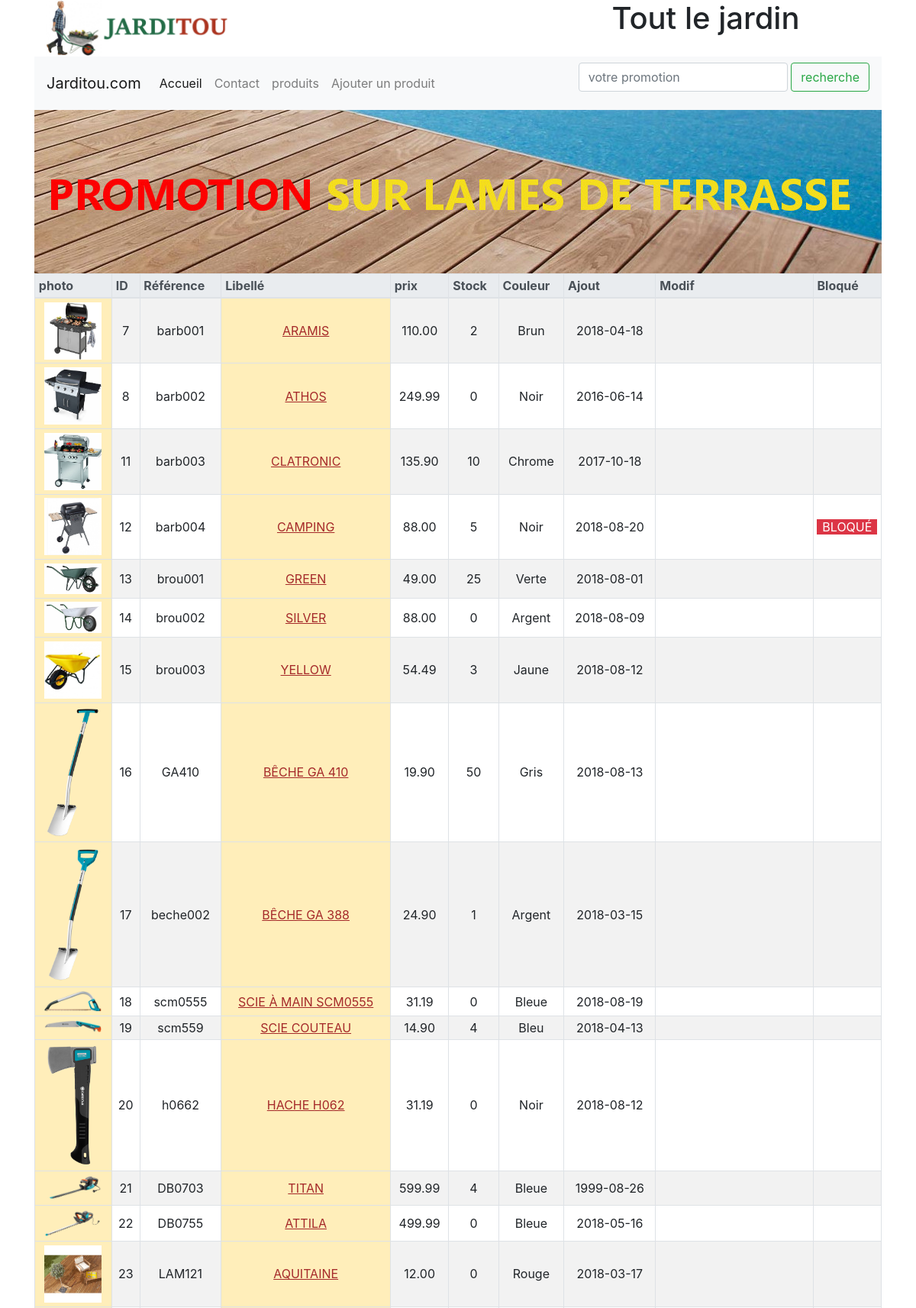
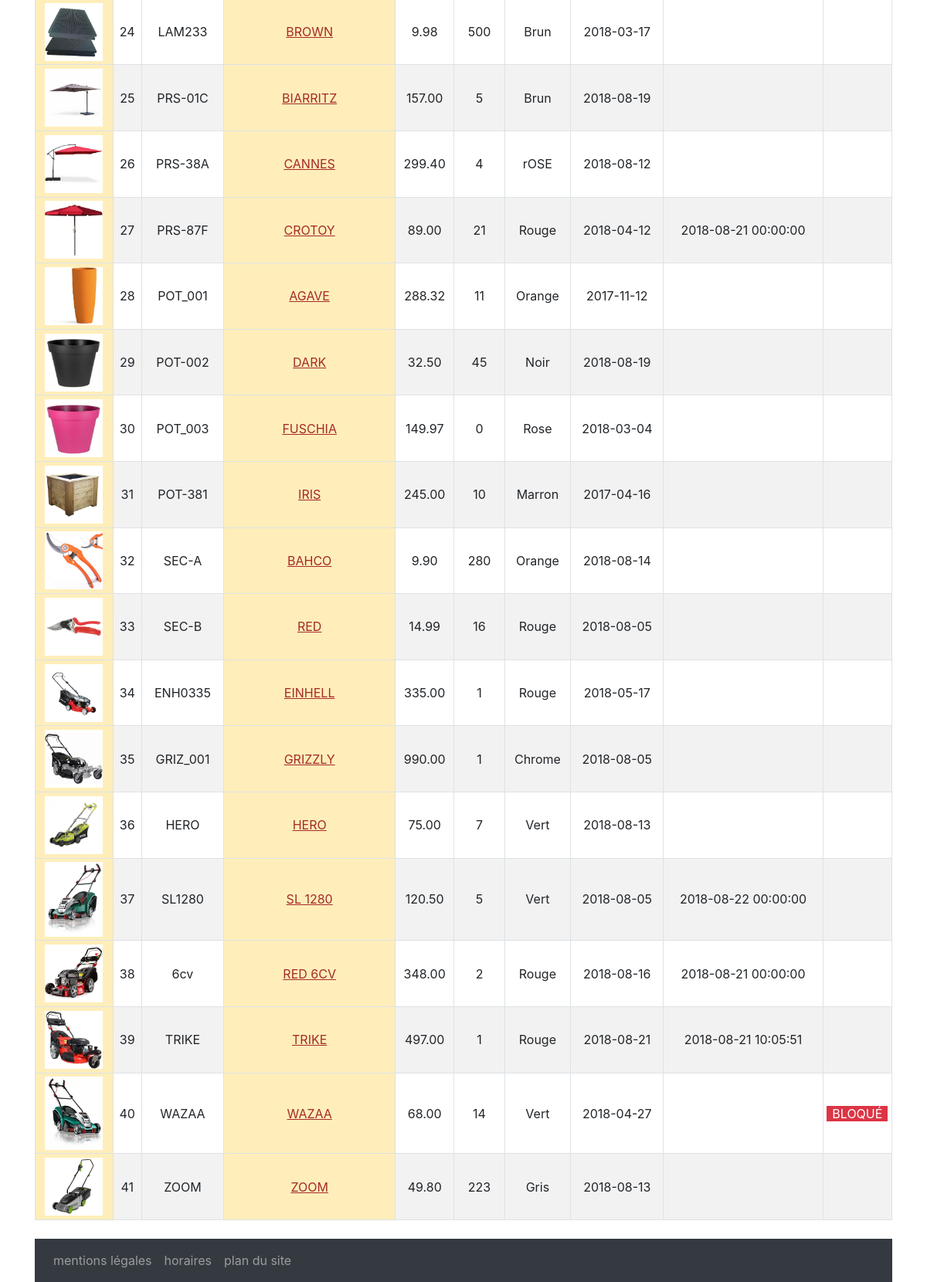
Screenshot of /serveur/php/jarditou-V2/tableau.php with the database file from the repository (2 pictures, top to bottom).
### tables this page shows
CREATE TABLE IF NOT EXISTS `produits` (
  `pro_id` int(10) UNSIGNED NOT NULL AUTO_INCREMENT COMMENT 'Clé de la table produits',
  `pro_cat_id` int(10) UNSIGNED NOT NULL COMMENT 'Catégorie du produit',
  `pro_ref` varchar(10) NOT NULL COMMENT 'Référence produit',
  `pro_libelle` varchar(200) NOT NULL COMMENT 'Nom du produit',
  `pro_description` varchar(1000) DEFAULT NULL COMMENT 'Description du produit',
  `pro_prix` decimal(6,2) UNSIGNED NOT NULL COMMENT 'Prix ',
  `pro_stock` int(11) NOT NULL DEFAULT '0' COMMENT 'Nombre d''unités en stock',
  `pro_couleur` varchar(30) DEFAULT NULL COMMENT 'Couleur',
  `pro_photo` varchar(4) DEFAULT 'jpg' COMMENT 'Extension de la photo',
  `pro_d_ajout` date NOT NULL COMMENT 'Date d''ajout',
  `pro_d_modif` datetime DEFAULT NULL COMMENT 'Date de modification',
  `pro_bloque` tinyint(1) DEFAULT NULL COMMENT 'Bloquer le produit à la vente',
  PRIMARY KEY (`pro_id`),
  UNIQUE KEY `idx_pro_ref` (`pro_ref`),
  KEY `fk_produits_cat_id` (`pro_cat_id`)
);

### serveur/php/jarditou-V2/tableau.php (the view, shortened to what this page needs)
<?php
include("header.php");
?>
<div class="row m-0">
    <div class="col-12 col-sm-12 p-0">
        <table class="table table-striped table-bordered table-responsive-md table-sm">
            <thead class="thead-light">
                <tr>
                    <th>photo</th>
                    <th> ID</th>
                    <th> Référence</th>
                    <th> Libellé</th>
                    <th> prix</th>
                    <th>Stock</th>
                    <th>Couleur</th>
                    <th>Ajout</th>
                    <th>Modif</th>
                    <th>Bloqué</th>
                </tr>
            </thead>
            <tbody class="text-center ">
                <?php
                    $requete = "SELECT * FROM produits ";
                    $result = $db->query($requete);
                    while ($row = $result->fetch(PDO::FETCH_OBJ))
    {
        echo"<tr>";
        echo"<td class=\"table-warning\"><img src=\"public/Images/".$row->pro_id.".".$row->pro_photo."\" alt=\"".$row->pro_libelle."\" width=\"75\"></td>";
        echo"<td class=\"align-middle\">".$row->pro_id."</td>";
        echo"<td class=\"align-middle\">".$row->pro_ref."</td>";
        echo"<td class=\"table-warning align-middle text-uppercase\"><a href=\"detail.php?pro_id=".$row->pro_id."\" title=".$row->pro_libelle.">".$row->pro_libelle."</a></td>";
        echo"<td class=\"align-middle\">".$row->pro_prix."</td>";
        echo"<td class=\"align-middle\">".$row->pro_stock."</td>";
        echo"<td class=\"align-middle\">".$row->pro_couleur."</td>";
        echo"<td class=\"align-middle\">".$row->pro_d_ajout."</td>";
        echo"<td class=\"align-middle text-uppercase\">".$row->pro_d_modif."</td>";
        if ($row->pro_bloque!=null)
       { echo"<td class=\"align-middle  \"><p class=\"text-uppercase text-white bg-danger m-0\">bloqué</p></td>";}
       else {
        echo"<td class=\"align-middle \"></td>";
       }
        echo"</tr>";
    }
                ?>
            </tbody>
        </table>
    </div>
</div>
<?php
include("footer.php")
?>

### serveur/php/jarditou-V2/public/css/style.css (style rules this page uses)
table a { text-decoration-line: underline; color: brown; }

### rows the page displays
produits: shows a picture, pro_id "7", pro_ref "barb001", pro_libelle "ARAMIS", pro_prix "110.00", pro_stock "2", pro_couleur "Brun", pro_d_ajout "2018-04-18"
produits: shows a picture, pro_id "8", pro_ref "barb002", pro_libelle "ATHOS", pro_prix "249.99", pro_stock "0", pro_couleur "Noir", pro_d_ajout "2016-06-14"
produits: shows a picture, pro_id "11", pro_ref "barb003", pro_libelle "CLATRONIC", pro_prix "135.90", pro_stock "10", pro_couleur "Chrome", pro_d_ajout "2017-10-18"
produits: shows a picture, pro_id "12", pro_ref "barb004", pro_libelle "CAMPING", pro_prix "88.00", pro_stock "5", pro_couleur "Noir", pro_d_ajout "2018-08-20", pro_bloque "BLOQUÉ"
produits: shows a picture, pro_id "13", pro_ref "brou001", pro_libelle "GREEN", pro_prix "49.00", pro_stock "25", pro_couleur "Verte", pro_d_ajout "2018-08-01"
produits: shows a picture, pro_id "14", pro_ref "brou002", pro_libelle "SILVER", pro_prix "88.00", pro_stock "0", pro_couleur "Argent", pro_d_ajout "2018-08-09"
produits: shows a picture, pro_id "15", pro_ref "brou003", pro_libelle "YELLOW", pro_prix "54.49", pro_stock "3", pro_couleur "Jaune", pro_d_ajout "2018-08-12"
produits: shows a picture, pro_id "16", pro_ref "GA410", pro_libelle "BÊCHE GA 410", pro_prix "19.90", pro_stock "50", pro_couleur "Gris", pro_d_ajout "2018-08-13"
produits: shows a picture, pro_id "17", pro_ref "beche002", pro_libelle "BÊCHE GA 388", pro_prix "24.90", pro_stock "1", pro_couleur "Argent", pro_d_ajout "2018-03-15"
produits: shows a picture, pro_id "18", pro_ref "scm0555", pro_libelle "SCIE À MAIN SCM0555", pro_prix "31.19", pro_stock "0", pro_couleur "Bleue", pro_d_ajout "2018-08-19"
produits: shows a picture, pro_id "19", pro_ref "scm559", pro_libelle "SCIE COUTEAU", pro_prix "14.90", pro_stock "4", pro_couleur "Bleu", pro_d_ajout "2018-04-13"
produits: shows a picture, pro_id "20", pro_ref "h0662", pro_libelle "HACHE H062", pro_prix "31.19", pro_stock "0", pro_couleur "Noir", pro_d_ajout "2018-08-12"
produits: shows a picture, pro_id "21", pro_ref "DB0703", pro_libelle "TITAN", pro_prix "599.99", pro_stock "4", pro_couleur "Bleue", pro_d_ajout "1999-08-26"
produits: shows a picture, pro_id "22", pro_ref "DB0755", pro_libelle "ATTILA", pro_prix "499.99", pro_stock "0", pro_couleur "Bleue", pro_d_ajout "2018-05-16"
produits: shows a picture, pro_id "23", pro_ref "LAM121", pro_libelle "AQUITAINE", pro_prix "12.00", pro_stock "0", pro_couleur "Rouge", pro_d_ajout "2018-03-17"
produits: shows a picture, pro_id "24", pro_ref "LAM233", pro_libelle "BROWN", pro_prix "9.98", pro_stock "500", pro_couleur "Brun", pro_d_ajout "2018-03-17"
produits: shows a picture, pro_id "25", pro_ref "PRS-01C", pro_libelle "BIARRITZ", pro_prix "157.00", pro_stock "5", pro_couleur "Brun", pro_d_ajout "2018-08-19"
produits: shows a picture, pro_id "26", pro_ref "PRS-38A", pro_libelle "CANNES", pro_prix "299.40", pro_stock "4", pro_couleur "rOSE", pro_d_ajout "2018-08-12"
produits: shows a picture, pro_id "27", pro_ref "PRS-87F", pro_libelle "CROTOY", pro_prix "89.00", pro_stock "21", pro_couleur "Rouge", pro_d_ajout "2018-04-12", pro_d_modif "2018-08-21 00:00:00"
produits: shows a picture, pro_id "28", pro_ref "POT_001", pro_libelle "AGAVE", pro_prix "288.32", pro_stock "11", pro_couleur "Orange", pro_d_ajout "2017-11-12"
produits: shows a picture, pro_id "29", pro_ref "POT-002", pro_libelle "DARK", pro_prix "32.50", pro_stock "45", pro_couleur "Noir", pro_d_ajout "2018-08-19"
produits: shows a picture, pro_id "30", pro_ref "POT_003", pro_libelle "FUSCHIA", pro_prix "149.97", pro_stock "0", pro_couleur "Rose", pro_d_ajout "2018-03-04"
produits: shows a picture, pro_id "31", pro_ref "POT-381", pro_libelle "IRIS", pro_prix "245.00", pro_stock "10", pro_couleur "Marron", pro_d_ajout "2017-04-16"
produits: shows a picture, pro_id "32", pro_ref "SEC-A", pro_libelle "BAHCO", pro_prix "9.90", pro_stock "280", pro_couleur "Orange", pro_d_ajout "2018-08-14"
produits: shows a picture, pro_id "33", pro_ref "SEC-B", pro_libelle "RED", pro_prix "14.99", pro_stock "16", pro_couleur "Rouge", pro_d_ajout "2018-08-05"
produits: shows a picture, pro_id "34", pro_ref "ENH0335", pro_libelle "EINHELL", pro_prix "335.00", pro_stock "1", pro_couleur "Rouge", pro_d_ajout "2018-05-17"
produits: shows a picture, pro_id "35", pro_ref "GRIZ_001", pro_libelle "GRIZZLY", pro_prix "990.00", pro_stock "1", pro_couleur "Chrome", pro_d_ajout "2018-08-05"
produits: shows a picture, pro_id "36", pro_ref "HERO", pro_libelle "HERO", pro_prix "75.00", pro_stock "7", pro_couleur "Vert", pro_d_ajout "2018-08-13"
produits: shows a picture, pro_id "37", pro_ref "SL1280", pro_libelle "SL 1280", pro_prix "120.50", pro_stock "5", pro_couleur "Vert", pro_d_ajout "2018-08-05", pro_d_modif "2018-08-22 00:00:00"
produits: shows a picture, pro_id "38", pro_ref "6cv", pro_libelle "RED 6CV", pro_prix "348.00", pro_stock "2", pro_couleur "Rouge", pro_d_ajout "2018-08-16", pro_d_modif "2018-08-21 00:00:00"
produits: shows a picture, pro_id "39", pro_ref "TRIKE", pro_libelle "TRIKE", pro_prix "497.00", pro_stock "1", pro_couleur "Rouge", pro_d_ajout "2018-08-21", pro_d_modif "2018-08-21 10:05:51"
produits: shows a picture, pro_id "40", pro_ref "WAZAA", pro_libelle "WAZAA", pro_prix "68.00", pro_stock "14", pro_couleur "Vert", pro_d_ajout "2018-04-27", pro_bloque "BLOQUÉ"
produits: shows a picture, pro_id "41", pro_ref "ZOOM", pro_libelle "ZOOM", pro_prix "49.80", pro_stock "223", pro_couleur "Gris", pro_d_ajout "2018-08-13"
